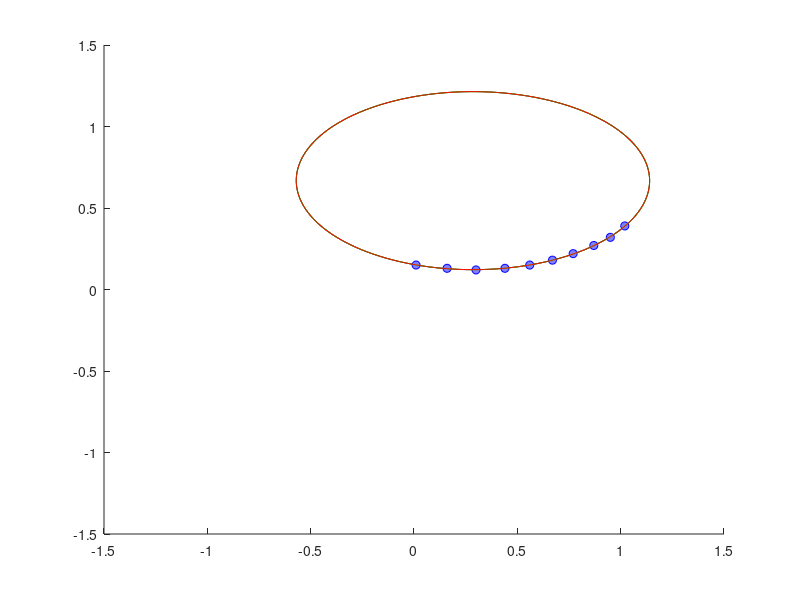

Source code (MATLAB):
function moler_5_12

%Variabili a 
xmin=-1.5;
deltax=0.01;
xmax=1.5;

ymin=-1.5;
deltay=0.01;
ymax=1.5;

x=[1.02 .95 .87 .77 .67 .56 .44 .30 .16 .01]';
y=[0.39 .32 .27 .22 .18 .15 .13 .12 .13 .15]';

%Decido di fissare f==1 e risolvere il sistema A*cf=(ones(10,1).*-1)

A=[(x.^2),(x.*y),(y.^2),x,y];
b=ones(10,1).*-1;

cf=A\b;

%Direttamente dalla traccia

[X,Y]=meshgrid(xmin:deltax:xmax,ymin:deltay:ymax);
Z=cf(1)*X.^2 +cf(2)*X.*Y + cf(3)*Y.^2 + cf(4)*X + cf(5)*Y + 1;

hold on

contour(X,Y,Z,[0 0],'k');

plot(x,y,'ob','MarkerFaceColor',[0.5 0.5 1]);

% Domanda B

%Perturbazioni "omogenee" (identico p per ogni parametro)

p=rand()*0.001-0.0005;

A_p=[((x+p).^2),((x+p).*(y+p)),((y+p).^2),x+p,y+p];

cf=A_p\(b+p);

Z=cf(1)*X.^2 +cf(2)*X.*Y + cf(3)*Y.^2 + cf(4)*X + cf(5)*Y + 1+p;

contour(X,Y,Z,[0 0],'g');

%Perturbazioni "caotiche" (p varia per ogni parametro)

p=rand(7,1)'.*0.001-0.0005;

A_pc=[((x+p(1)).^2),((x+p(2)).*(y+p(3))),((y+p(4)).^2),x+p(5),y+p(6)];

cf=A_pc\(b+p(7));

Z=cf(1)*X.^2 +cf(2)*X.*Y + cf(3)*Y.^2 + cf(4)*X + cf(5)*Y + 1+p(7);

contour(X,Y,Z,[0 0],'r');
